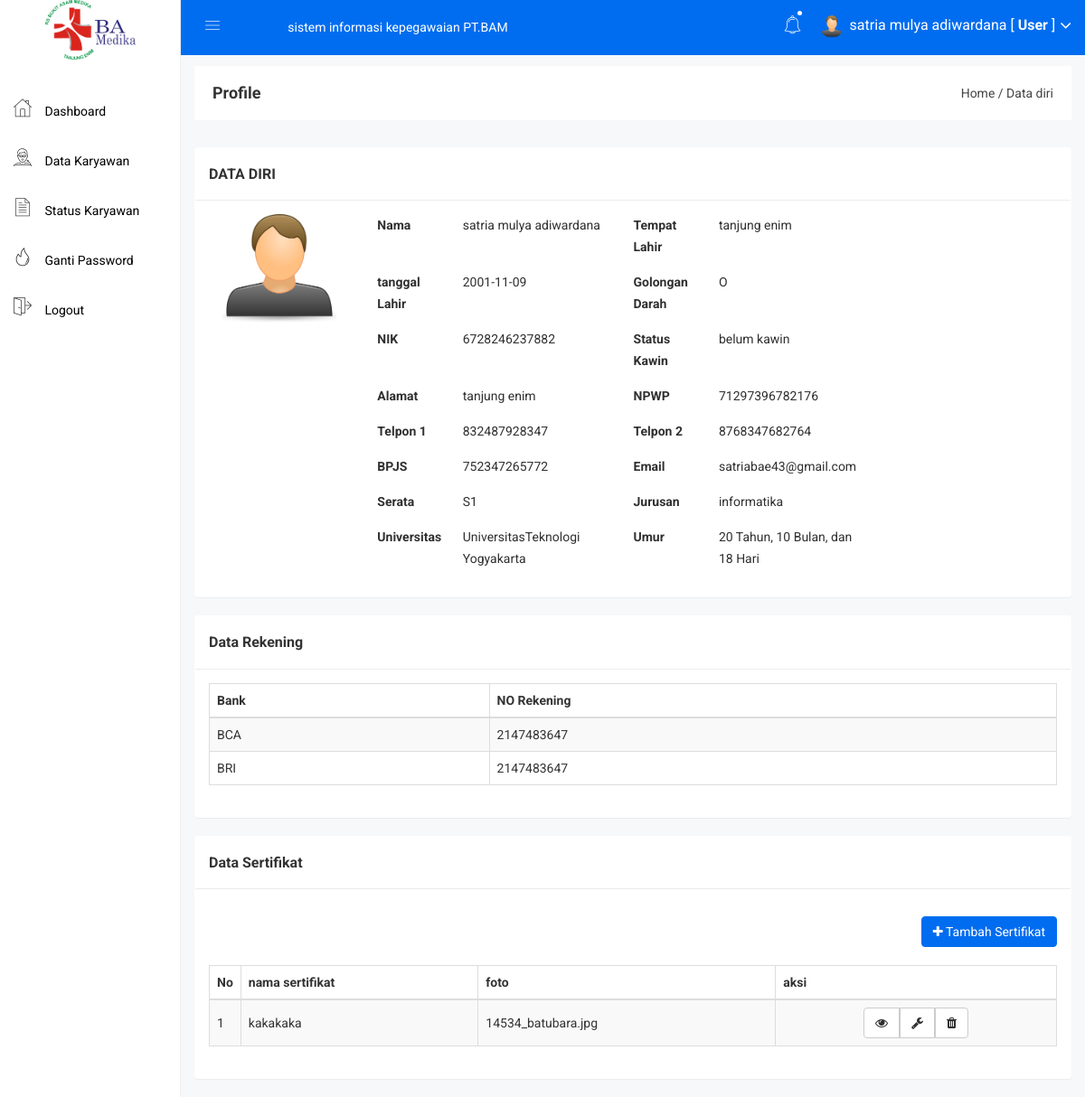
Screenshot of /user/arsip.php (signed in) with the database file from the repository.
### tables this page shows
CREATE TABLE `diri` (
  `id` int(11) NOT NULL,
  `username` varchar(50) NOT NULL,
  `password` varchar(50) NOT NULL,
  `nama` varchar(100) NOT NULL,
  `tempat_lahir` varchar(50) NOT NULL,
  `tanggal_lahir` date NOT NULL,
  `goldar` varchar(5) NOT NULL,
  `nik` varchar(20) NOT NULL,
  `status_kawin` varchar(40) NOT NULL,
  `alamat` varchar(100) NOT NULL,
  `email` varchar(50) NOT NULL,
  `npwp` varchar(40) NOT NULL,
  `nip` varchar(40) NOT NULL,
  `telpon1` varchar(14) NOT NULL,
  `telpon2` varchar(14) NOT NULL,
  `bpjs` varchar(40) NOT NULL,
  `serata` varchar(40) NOT NULL,
  `jurusan` varchar(50) NOT NULL,
  `univ` varchar(60) NOT NULL,
  `id_lokasi` int(11) NOT NULL,
  `id_status` int(11) NOT NULL,
  `id_jabatan` varchar(25) NOT NULL,
  `id_jj` int(11) NOT NULL,
  `nakes` varchar(30) NOT NULL,
  `jenis_jabatan` varchar(30) NOT NULL,
  `foto` varchar(100) NOT NULL,
  `status` int(11) NOT NULL
);

CREATE TABLE `rekening` (
  `id` int(11) NOT NULL,
  `id_diri` int(11) NOT NULL,
  `Bank` varchar(50) NOT NULL,
  `Rekening` int(30) NOT NULL
);

CREATE TABLE `sertifikat` (
  `id` int(11) NOT NULL,
  `nama_sertif` varchar(100) NOT NULL,
  `gambar` varchar(50) NOT NULL,
  `id_diri` int(11) NOT NULL
);

### user/arsip.php (the view, shortened to what this page needs)
<?php include 'header.php'; ?>
<div class="breadcome-area">
  <div class="container-fluid">
    <div class="row">
      <div class="col-lg-12 col-md-12 col-sm-12 col-xs-12">
        <div class="breadcome-list">
          <div class="row">
            <div class="col-lg-6 col-md-6 col-sm-6 col-xs-12">
              <div class="breadcome-heading">
                <h4 style="margin-bottom: 0px">Profile</h4>
              </div>
            </div>
            <div class="col-lg-6 col-md-6 col-sm-6 col-xs-12">
              <ul class="breadcome-menu" style="padding-top: 0px">
                <li><a href="#">Home</a> <span class="bread-slash">/</span></li>
                <li><span class="bread-blod">Data diri</span></li>
              </ul>
            </div>
          </div>
        </div>
      </div>
    </div>
  </div>
</div>
<div class="container-fluid">
  <div class="panel panel">
    <?php
                $id = $_SESSION['id'];
                $saya = mysqli_query($koneksi,"select * from diri where id='$id'");
                $s = mysqli_fetch_assoc($saya);
                ?>
    <div class="panel-heading">
      <h3 class="panel-title">DATA DIRI</h3>
    </div>
    <div class="panel-body">
      <div class="col-md-2">
        <?php
              if($s['foto'] == ""){
              ?>
        <img src="../gambar/sistem/user.png">
        <?php
              }else{
              ?>
        <img src="../gambar/user/<?php echo $s['foto']; ?>">
        <?php
              }
              ?>
      </div>
      <div class="col-lg-10">
        <div class="card-body">
          <div class="row col-lg-5">
            <div class="col-sm-4">
              <p class="mb-0"><b>Nama</b></p>
            </div>
            <div class="col-sm-8">
              <p class="text-muted mb-0"><?php echo $s['nama'];?></p>
            </div>
          </div>
          <div class="row col-lg-5">
            <div class="col-sm-4">
              <p class="mb-0"><b>Tempat Lahir</b></p>
            </div>
            <div class="col-sm-8">
              <p class="text-muted mb-0"><?php echo $s['tempat_lahir'];?></p>
            </div>
          </div>
          <div class="row col-lg-5">
            <div class="col-sm-4">
              <p class="mb-0"><b>tanggal Lahir</b></p>
            </div>
            <div class="col-sm-8">
              <p class="text-muted mb-0"><?php echo $s['tanggal_lahir'];?></p>
            </div>
          </div>
          <div class="row col-lg-5">
            <div class="col-sm-4">
              <p class="mb-0"><b>Golongan Darah</b></p>
            </div>
            <div class="col-sm-8">
              <p class="text-muted mb-0"><?php echo $s['goldar'];?></p>
            </div>
          </div>
          <div class="row col-lg-5">
            <div class="col-sm-4">
              <p class="mb-0"><b>NIK</b></p>
            </div>
            <div class="col-sm-8">
              <p class="text-muted mb-0"><?php echo $s['nik'];?></p>
            </div>
          </div>
          <div class="row col-lg-5">
            <div class="col-sm-4">
              <p class="mb-0"><b>Status Kawin</b></p>
            </div>
            <div class="col-sm-8">
              <p class="text-muted mb-0"><?php echo $s['status_kawin'];?></p>
            </div>
          </div>
          <div class="row col-lg-5">
            <div class="col-sm-4">
              <p class="mb-0"><b>Alamat</b></p>
            </div>
            <div class="col-sm-8">
              <p class="text-muted mb-0"><?php echo $s['alamat'];?></p>
            </div>
          </div>
          <div class="row col-lg-5">
            <div class="col-sm-4">
              <p class="mb-0"><b>NPWP</b></p>
            </div>
            <div class="col-sm-8">
              <p class="text-muted mb-0"><?php echo $s['npwp'];?></p>
            </div>
          </div>
          <div class="row col-lg-5">
            <div class="col-sm-4">
              <p class="mb-0"><b>Telpon 1</b></p>
            </div>
            <div class="col-sm-8">
              <p class="text-muted mb-0"><?php echo $s['telpon1'];?></p>
            </div>
          </div>
          <div class="row col-lg-5">
            <div class="col-sm-4">
              <p class="mb-0"><b>Telpon 2</b></p>
            </div>
            <div class="col-sm-8">
              <p class="text-muted mb-0"><?php echo $s['telpon2'];?></p>
            </div>
          </div>
          <div class="row col-lg-5">
            <div class="col-sm-4">
              <p class="mb-0"><b>BPJS</b></p>
            </div>
            <div class="col-sm-8">
              <p class="text-muted mb-0"><?php echo $s['bpjs'];?></p>
            </div>
          </div>
          <div class="row col-lg-5 ">
            <div class="col-sm-4">
              <p class="mb-0"><b>Email</b></p>
            </div>
            <div class="col-sm-8">
              <p class="text-muted mb-0"><?php echo $s['email'];?></p>
            </div>
          </div>
          <div class="row col-lg-5 ">
            <div class="col-sm-4">
              <p class="mb-0"><b>Serata</b></p>
            </div>
            <div class="col-sm-8">
              <p class="text-muted mb-0"><?php echo $s['serata'];?></p>
            </div>
          </div>
          <div class="row col-lg-5 ">
            <div class="col-sm-4">
              <p class="mb-0"><b>Jurusan</b></p>
            </div>
            <div class="col-sm-8">
              <p class="text-muted mb-0"><?php echo $s['jurusan'];?></p>
            </div>
          </div>
          <div class="row col-lg-5">
            <div class="col-sm-4">
              <p class="mb-0"><b>Universitas</b></p>
            </div>
            <div class="col-sm-8">
              <p class="text-muted mb-0"><?php echo $s['univ'];?></p>
            </div>
          </div>
          <div class="row col-lg-5">
            <div class="col-sm-4">
              <p class="mb-0"><b>Umur</b></p>
            </div>
            <div class="col-sm-8">
              <p class="text-muted mb-0"><?php $lahir    =new DateTime($s['tanggal_lahir']);
                        $today        =new DateTime();
                        $umur = $today->diff($lahir);
                        echo $umur->y; echo " Tahun, "; echo $umur->m; echo " Bulan, dan "; echo $umur->d; echo " Hari";
                    ?></p>
            </div>
          </div>
        </div>
      </div>
    </div>
  </div>
</div>
<div class="container-fluid">
  <div class="panel panel">
    <div class="panel-heading">
      <h3 class="panel-title">Data Rekening</h3>
    </div>
    <div class="panel-body">
      <table id="table" class="table table-bordered table-striped table-hover">
        <thead>
          <tr>
            <th>Bank</th>
            <th>NO Rekening</th>
          </tr>
        </thead>
        <tbody>
          <?php
                    $id = $_SESSION['id'];
                $kategori = mysqli_query($koneksi,"select * from rekening where id_diri='$id'");
                    while($p = mysqli_fetch_array($kategori)){
                        ?>
          <tr>
            <td><?php echo $p['Bank']?></td>
            <td><?php echo $p['Rekening']?></td>
            <?php
                    }
                    ?>
        </tbody>
                  </table>
    </div>
  </div>
</div>
<div class="container-fluid">
  <div class="panel panel">
    <div class="panel-heading">
      <h3 class="panel-title">Data Sertifikat</h3>
    </div>
    <div class="panel-body">
      <div class="pull-right">
        <a href="sertif_tambah.php" class="btn btn-primary"><i class="fa fa-plus"></i> Tambah Sertifikat</a>
        <br><br>
      </div>
      <table id="table" class="table table-bordered table-striped table-hover">
        <thead>
          <tr>
            <th width="1%">No</th>
            <th>nama sertifikat</th>
            <th>foto</th>
            <th>aksi</th>
          </tr>
        </thead>
        <tbody>
          <?php
          $no = 1;
                    $id = $_SESSION['id'];
                $kategori = mysqli_query($koneksi,"select * from sertifikat where id_diri='$id'");
                    while($p = mysqli_fetch_array($kategori)){
                        ?>
          <tr>
            <td><?php echo $no++; ?></td>
            <td><?php echo $p['nama_sertif']?></td>
            <td><?php echo $p['gambar']?></td>
             <td class="text-center">
                                <div class="btn-group">
                                  <a href="sertif.php?id=<?php echo $p['id']; ?>" class="btn btn-default"><i class="fa fa-eye"></i></a>
                                    <a href="sertif_edit.php?id=<?php echo $p['id']; ?>" class="btn btn-default"><i class="fa fa-wrench"></i></a>
                                    <a href="sertif_hapus.php?id=<?php echo $p['id']; ?>" class="btn btn-default"><i class="fa fa-trash"></i></a>
                                </div>
                            </td>
            <?php
                    }
                    ?>
        </tbody>
                  </table>
    </div>
  </div>
</div>

### assets/css/main.css (style rules this page uses)
html { color: #222; font-size: 1em; line-height: 1.4; }
audio, canvas, iframe, img, svg, video { vertical-align: middle; }

### assets/css/style.css (style rules this page uses)
table .btn { margin: 0px !important; }
.btn-primary { background: #006df0; color: white !important; border: 1px solid #006df0; }
.panel-heading { padding: 20px 15px; border-bottom: 1px solid #ececec; }
td { vertical-align: middle !important; }

### rows the page displays
diri: nama "satria mulya adiwardana", tempat_lahir "tanjung enim", tanggal_lahir "2001-11-09", goldar "O", nik "6728246237882", status_kawin "belum kawin", alamat "tanjung enim", npwp "71297396782176", telpon1 "832487928347", telpon2 "8768347682764", bpjs "752347265772", email "satriabae43@gmail.com", serata "S1", jurusan "informatika", univ "UniversitasTeknologi Yogyakarta", tanggal_lahir "20", tanggal_lahir "10", tanggal_lahir "18"
rekening: Bank "BCA", Rekening "2147483647"
rekening: Bank "BRI", Rekening "2147483647"
sertifikat: nama_sertif "kakakaka", gambar "14534_batubara.jpg"

### other values shown
$_SESSION['nama'] "satria mulya adiwardana"
